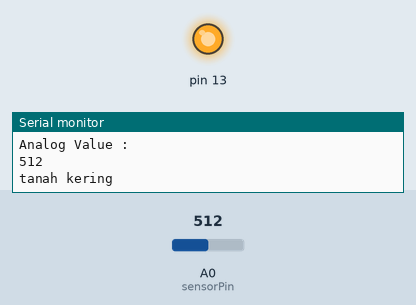
This sketch was run on a simulated Arduino Uno, built with avr-gcc and run on an emulated ATmega328P. Parts: output pins drawn as LEDs (lit = HIGH), the last lines printed to the serial monitor. The test bench sets the inputs (shaded band); at power-on: A0 (sensorPin) = 512.

Above: at 1.8 s.
1.9 s: A0 (sensorPin) set to 491
At 3.2 s:
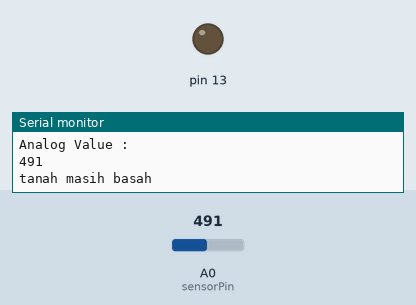
3.5 s: A0 (sensorPin) set to 510
At 5.0 s:
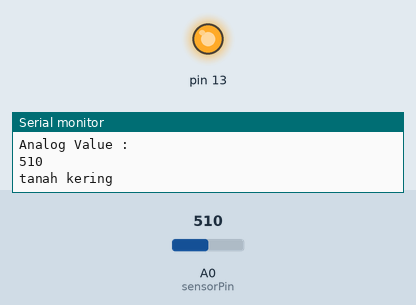
5.5 s: A0 (sensorPin) set to 490
At 6.6 s:
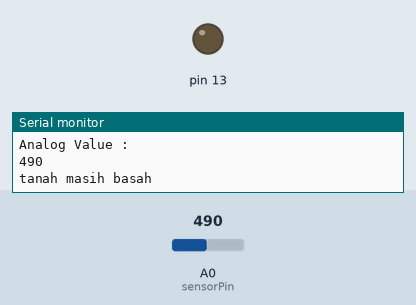
Timing chart, 0 to 8.5 s (numbered marks = the images above; inputs shaded):
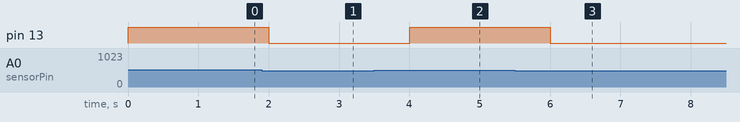

Measured:
- the behaviour switches between 500 and 499 on A0 (sensorPin) (found by bisection; images 0 and 1)
- after the input at 1.9 s, pin 13: HIGH → LOW after 0.10 s
- after the input at 3.5 s, pin 13: LOW → HIGH after 0.50 s
- after the input at 5.5 s, pin 13: HIGH → LOW after 0.50 s

The sketch:

automatic-watering-plant-arduino.ino
```cpp
int sensorPin = A0;
int sensorValue;
// int limitValue = 620; //limit resistansi
int limitValue = 500; //limit resistansi

void setup() {
  Serial.begin(9600);
  pinMode(13, OUTPUT);
}

void loop() {
  sensorValue = analogRead(sensorPin);
  Serial.println("Analog Value : ");
  Serial.println(sensorValue);

  if (sensorValue<limitValue) {
    Serial.println("tanah masih basah");
    digitalWrite(13, LOW);
  }
  else {
    Serial.println("tanah kering");
    digitalWrite(13, HIGH);
  }

  delay(1000);
}
```
